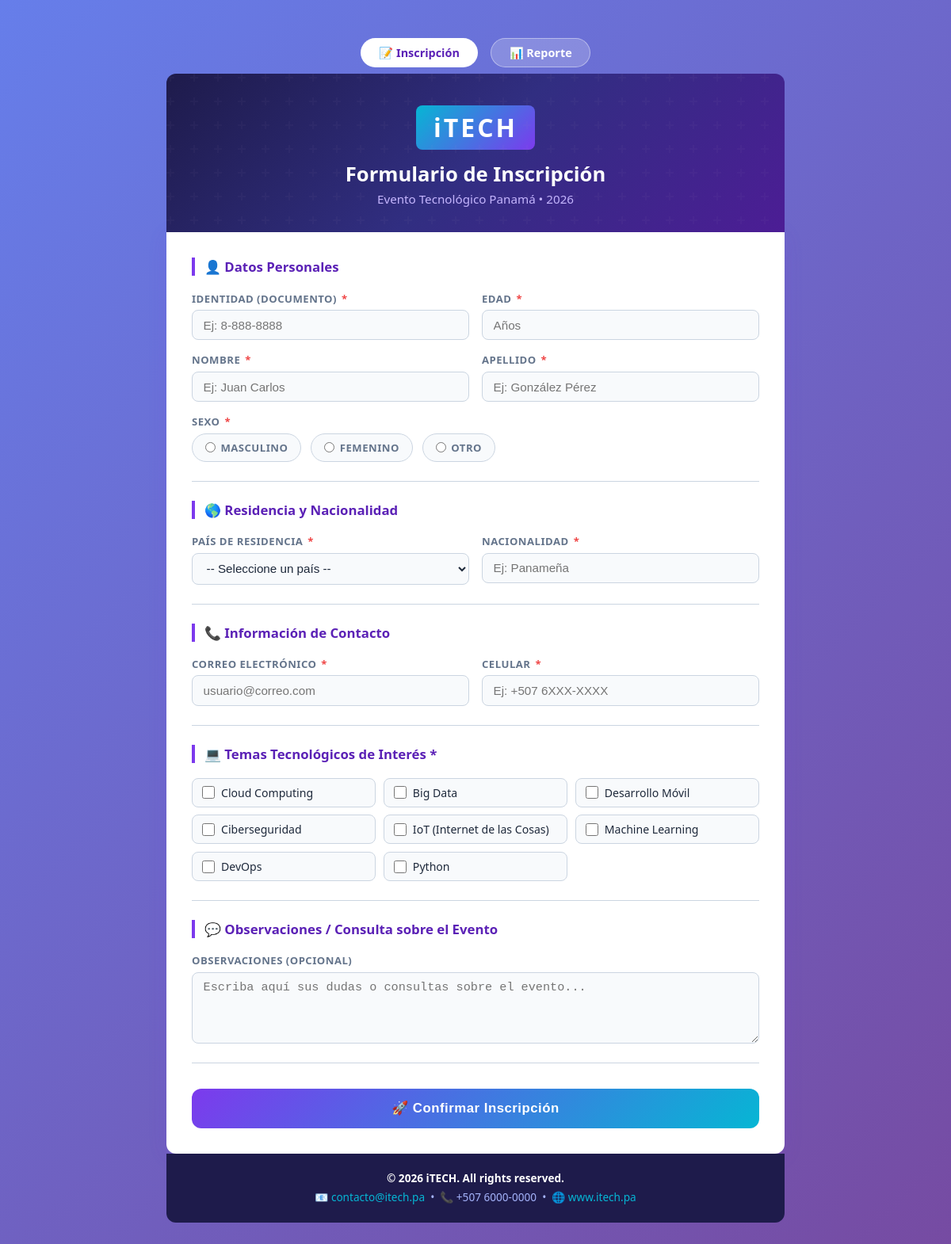
The page / on the database its author committed.
### tables this page shows
CREATE TABLE areas_interes (
    id_area      INT UNSIGNED     AUTO_INCREMENT PRIMARY KEY,
    nombre_area  VARCHAR(100)     NOT NULL
);

### index.php (called while the page is built, shortened)
<?php
require_once __DIR__ . '/config/Database.php';
require_once __DIR__ . '/models/InscriptorModel.php';
$areas  = InscriptorModel::getAreas();
require_once __DIR__ . '/views/form_view.php';

### config/Database.php (called while the page is built, shortened)
<?php
class Database
{
    private static ?PDO $conn = null;
    public static function getConnection(): PDO
    {
        if (self::$conn === null) {
            $db = new self();
            try {
                self::$conn = new PDO(
                    "mysql:host={$db->host};dbname={$db->dbname};charset=utf8mb4",
                    $db->user,
                    $db->pass,
                    [
                        PDO::ATTR_ERRMODE            => PDO::ERRMODE_EXCEPTION,
                        PDO::ATTR_DEFAULT_FETCH_MODE => PDO::FETCH_ASSOC,
                        PDO::ATTR_EMULATE_PREPARES   => false,
                    ]
                );
            } catch (PDOException $e) {
                http_response_code(500);
                die('<h3 style="color:red">Error de conexión BD: ' . htmlspecialchars($e->getMessage()) . '</h3>');
            }
        }
        return self::$conn;
    }
    public static function query(string $sql, array $params = []): PDOStatement
    {
        $stmt = self::getConnection()->prepare($sql);
        $stmt->execute($params);
        return $stmt;
    }
    public static function fetchAll(string $sql, array $params = []): array
    {
        return self::query($sql, $params)->fetchAll();
    }
}

### models/InscriptorModel.php (called while the page is built, shortened)
<?php
require_once __DIR__ . '/../config/Database.php';
class InscriptorModel
{
    public static function getAreas(): array
    {
        return Database::fetchAll(
            "SELECT id_area, nombre_area FROM areas_interes ORDER BY id_area"
        );
    }
}

### views/form_view.php (the view, shortened to what this page needs)
<?php
$err = $_SESSION['errors'] ?? [];
$old = $_SESSION['old']    ?? [];
function hasError(array $err, string $key): string {
    return isset($err[$key]) ? ' is-invalid' : '';
}
function oldVal(array $old, string $key): string {
    return htmlspecialchars($old[$key] ?? '');
}
?>
<!DOCTYPE html>
<html lang="es">
<head>
    <link rel="stylesheet" href="assets/css/style.css">
</head>
<body>
<div class="wrapper">
    <nav class="nav-bar">
        <a href="index.php"    class="nav-btn active">📝 Inscripción</a>
        <a href="reporte.php"  class="nav-btn">📊 Reporte</a>
    </nav>
    <header class="site-header">
        <div class="logo-badge">iTECH</div>
        <h1>Formulario de Inscripción</h1>
        <p>Evento Tecnológico Panamá &bull; <?= date('Y') ?></p>
    </header>
    <form method="POST" action="controllers/InscriptorController.php" novalidate>
    <div class="card">
        <h2 class="section-title">👤 Datos Personales</h2>
        <div class="grid-2">
            <div class="form-group">
                <label>Identidad (Documento) <span class="req">*</span></label>
                <input type="text" name="identidad"
                       placeholder="Ej: 8-888-8888"
                       value="<?= oldVal($old,'identidad') ?>"
                       class="<?= hasError($err,'identidad') ?>"
                       maxlength="20">
            </div>
            <div class="form-group">
                <label>Edad <span class="req">*</span></label>
                <input type="number" name="edad"
                       placeholder="Años"
                       value="<?= oldVal($old,'edad') ?>"
                       class="<?= hasError($err,'edad') ?>"
                       min="1" max="120">
            </div>
            <div class="form-group">
                <label>Nombre <span class="req">*</span></label>
                <input type="text" name="nombre"
                       placeholder="Ej: Juan Carlos"
                       value="<?= oldVal($old,'nombre') ?>"
                       class="<?= hasError($err,'nombre') ?>"
                       maxlength="100">
            </div>
            <div class="form-group">
                <label>Apellido <span class="req">*</span></label>
                <input type="text" name="apellido"
                       placeholder="Ej: González Pérez"
                       value="<?= oldVal($old,'apellido') ?>"
                       class="<?= hasError($err,'apellido') ?>"
                       maxlength="100">
            </div>
        </div>
        <div class="form-group" style="margin-top:1rem">
            <label>Sexo <span class="req">*</span></label>
            <div class="radio-group">
                <?php foreach (['M'=>'Masculino','F'=>'Femenino','Otro'=>'Otro'] as $val=>$lbl): ?>
                <label class="radio-item">
                    <input type="radio" name="sexo" value="<?= $val ?>"
                        <?= (($old['sexo'] ?? '') === $val) ? 'checked' : '' ?>>
                    <span><?= $lbl ?></span>
                </label>
                <?php endforeach; ?>
            </div>
        </div>
        <div class="divider"></div>
        <h2 class="section-title">🌎 Residencia y Nacionalidad</h2>
        <div class="grid-2">
            <div class="form-group">
                <label>País de Residencia <span class="req">*</span></label>
                <select name="id_pais" class="<?= hasError($err,'id_pais') ?>">
                    <option value="">-- Seleccione un país --</option>
                </select>
            </div>
            <div class="form-group">
                <label>Nacionalidad <span class="req">*</span></label>
                <input type="text" name="nacionalidad"
                       placeholder="Ej: Panameña"
                       value="<?= oldVal($old,'nacionalidad') ?>"
                       class="<?= hasError($err,'nacionalidad') ?>"
                       maxlength="100">
            </div>
        </div>
        <div class="divider"></div>
        <h2 class="section-title">📞 Información de Contacto</h2>
        <div class="grid-2">
            <div class="form-group">
                <label>Correo Electrónico <span class="req">*</span></label>
                <input type="email" name="correo"
                       placeholder="usuario@correo.com"
                       value="<?= oldVal($old,'correo') ?>"
                       class="<?= hasError($err,'correo') ?>"
                       maxlength="150">
            </div>
            <div class="form-group">
                <label>Celular <span class="req">*</span></label>
                <input type="tel" name="celular"
                       placeholder="Ej: +507 6XXX-XXXX"
                       value="<?= oldVal($old,'celular') ?>"
                       class="<?= hasError($err,'celular') ?>"
                       maxlength="20">
            </div>
        </div>
        <div class="divider"></div>
        <h2 class="section-title">💻 Temas Tecnológicos de Interés <span class="req">*</span></h2>
        <div class="checkbox-grid" style="margin-top:.6rem">
            <?php foreach ($areas as $area): ?>
            <label class="checkbox-item">
                <input type="checkbox" name="areas[]" value="<?= $area['id_area'] ?>"
                    <?php
                    $oldAreas = array_map('intval', $old['areas'] ?? []);
                    echo in_array((int)$area['id_area'], $oldAreas) ? 'checked' : '';
                    ?>>
                <span><?= htmlspecialchars($area['nombre_area']) ?></span>
            </label>
            <?php endforeach; ?>
        </div>
        <div class="divider"></div>
        <h2 class="section-title">💬 Observaciones / Consulta sobre el Evento</h2>
        <div class="form-group">
            <label>Observaciones (opcional)</label>
            <textarea name="observaciones"
                      placeholder="Escriba aquí sus dudas o consultas sobre el evento..."
                      maxlength="1000"><?= oldVal($old,'observaciones') ?></textarea>
        </div>
        <div class="divider"></div>
        <button type="submit" class="btn-submit">
            🚀 Confirmar Inscripción
        </button>
    </div>
    </form>
    <footer class="site-footer">
        <strong>© <?= date('Y') ?> iTECH. All rights reserved.</strong><br>
        📧 <a href="mailto:contacto@itech.pa">contacto@itech.pa</a>
        &nbsp;&bull;&nbsp;
        📞 +507 6000-0000
        &nbsp;&bull;&nbsp;
        🌐 <a href="#">www.itech.pa</a>
    </footer>
</div>
</body>
</html>

### assets/css/style.css (style rules this page uses)
*, *::before, *::after { box-sizing: border-box; margin: 0; padding: 0; }
:root { --primary: #7C3AED; --primary-d: #5B21B6; --accent: #06B6D4; --accent-d: #0891B2; --success: #10B981; --danger: #EF4444; --warn: #F59E0B; --bg: #F1F5F9; --card: #FFFFFF; --text: #1E293B; --text-s: #64748B; --border: #CBD5E1; --radius: 12px; --shadow: 0 4px 24px rgba(124,58,237,.12); }
body { font-family: 'Segoe UI', system-ui, sans-serif; background: linear-gradient(135deg, #667eea 0%, #764ba2 100%); min-height: 100vh; padding: 2rem 1rem; color: var(--text); }
.wrapper { max-width: 780px; margin: 0 auto; }
.site-header { background: linear-gradient(135deg, #1E1B4B 0%, #312E81 50%, #4C1D95 100%); border-radius: var(--radius) var(--radius) 0 0; padding: 2.5rem 2rem 2rem; text-align: center; position: relative; overflow: hidden; }
.site-header::before { content: ''; position: absolute; inset: 0; }
.logo-badge { display: inline-block; background: linear-gradient(135deg, var(--accent), var(--primary)); color: #fff; font-size: 2rem; font-weight: 900; letter-spacing: 3px; padding: .4rem 1.4rem; border-radius: 8px; margin-bottom: .8rem; }
.site-header h1 { color: #fff; font-size: 1.6rem; font-weight: 700; margin-bottom: .3rem; }
.site-header p { color: #C4B5FD; font-size: .95rem; }
.card { background: var(--card); padding: 2rem; box-shadow: var(--shadow); }
.card:last-of-type { border-radius: 0 0 var(--radius) var(--radius); }
.section-title { font-size: 1.05rem; font-weight: 700; color: var(--primary-d); border-left: 4px solid var(--primary); padding-left: .75rem; margin-bottom: 1.2rem; }
.grid-2 { display: grid; grid-template-columns: 1fr 1fr; gap: 1rem; }
.form-group { display: flex; flex-direction: column; gap: .35rem; }
.form-group label { font-size: .82rem; font-weight: 600; color: var(--text-s); text-transform: uppercase; letter-spacing: .5px; }
.form-group label .req { color: var(--danger); margin-left: 2px; }
.form-group input, .form-group select, .form-group textarea { padding: .6rem .85rem; border: 1.5px solid var(--border); border-radius: 8px; font-size: .95rem; color: var(--text); background: #F8FAFC; transition: border-color .2s, box-shadow .2s; width: 100%; }
.form-group textarea { resize: vertical; min-height: 90px; }
.checkbox-grid { display: grid; grid-template-columns: repeat(auto-fill, minmax(180px, 1fr)); gap: .6rem; }
.checkbox-item { display: flex; align-items: center; gap: .5rem; padding: .5rem .75rem; border: 1.5px solid var(--border); border-radius: 8px; cursor: pointer; transition: all .2s; background: #F8FAFC; }
.checkbox-item input[type="checkbox"] { width: 16px; height: 16px; accent-color: var(--primary); cursor: pointer; flex-shrink: 0; }
.checkbox-item span { font-size: .88rem; color: var(--text); }
.radio-group { display: flex; gap: .75rem; flex-wrap: wrap; }
.radio-item { display: flex; align-items: center; gap: .4rem; padding: .5rem 1rem; border: 1.5px solid var(--border); border-radius: 20px; cursor: pointer; background: #F8FAFC; transition: all .2s; font-size: .9rem; }
.radio-item input[type="radio"] { accent-color: var(--primary); }
.btn-submit { width: 100%; padding: .9rem 2rem; background: linear-gradient(135deg, var(--primary), var(--accent)); color: #fff; font-size: 1.05rem; font-weight: 700; border: none; border-radius: var(--radius); cursor: pointer; letter-spacing: .5px; transition: opacity .2s, transform .15s; margin-top: .5rem; }
.divider { height: 1px; background: var(--border); margin: 1.5rem 0; }
.site-footer { background: #1E1B4B; color: #A5B4FC; text-align: center; padding: 1.2rem; border-radius: 0 0 var(--radius) var(--radius); font-size: .85rem; line-height: 1.8; }
.site-footer a { color: var(--accent); text-decoration: none; }
.site-footer strong { color: #fff; }
.nav-bar { display: flex; justify-content: center; gap: 1rem; padding: 1rem 0 .5rem; }
.nav-btn { padding: .5rem 1.4rem; background: rgba(255,255,255,.2); color: #fff; border: 1.5px solid rgba(255,255,255,.4); border-radius: 20px; text-decoration: none; font-size: .9rem; font-weight: 600; transition: background .2s; }
.nav-btn.active { background: #fff; color: var(--primary-d); }

### rows shown on the page
areas_interes: nombre_area "Cloud Computing"
areas_interes: nombre_area "Big Data"
areas_interes: nombre_area "Desarrollo Móvil"
areas_interes: nombre_area "Ciberseguridad"
areas_interes: nombre_area "IoT (Internet de las Cosas)"
areas_interes: nombre_area "Machine Learning"
areas_interes: nombre_area "DevOps"
areas_interes: nombre_area "Python"

### other values the page prints
$lbl "MASCULINO"
$lbl "FEMENINO"
$lbl "OTRO"
